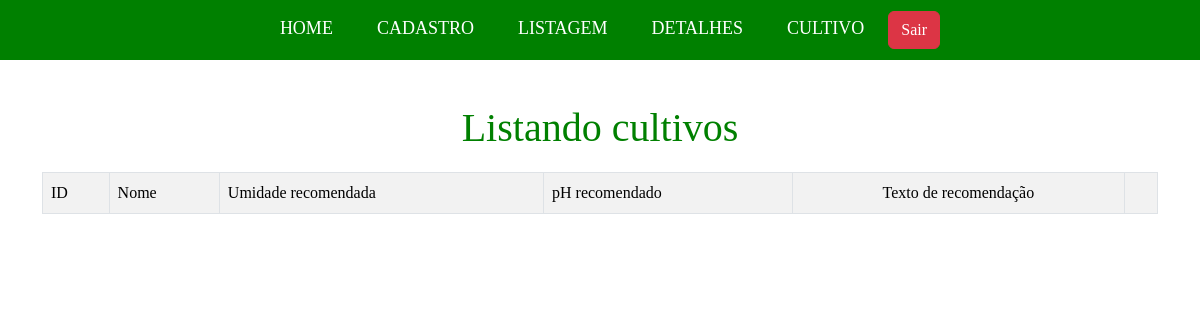
/listagem_cultivos/ (signed in), run on an earlier commit of the app's database.
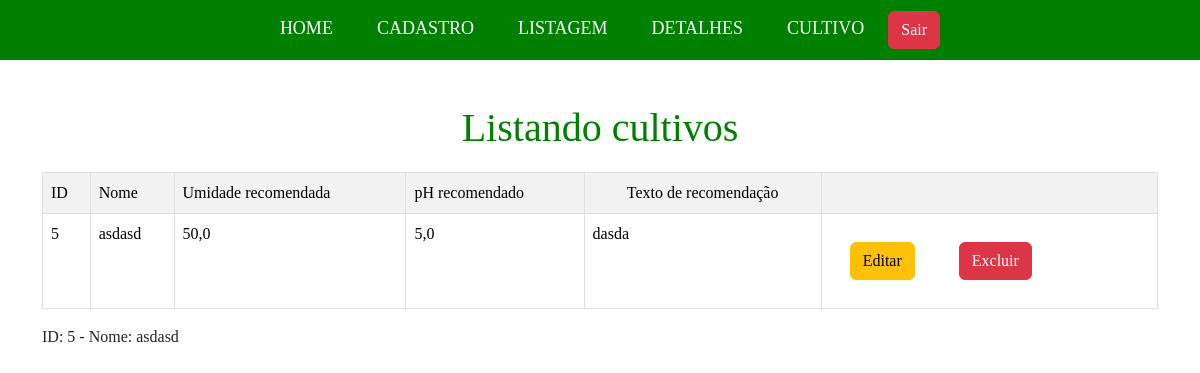
And on a later commit of the database.
### app_fazenda/models.py (models this page shows, shortened)
class Cultivo(models.Model):
    id = models.AutoField(primary_key=True)
    nome = models.CharField(max_length=255)
    umidade_recomendado = models.FloatField()
    ph_recomendado = models.FloatField()
    texto_recomendacao = models.TextField(max_length=1200, null=True)
    usuario = models.ForeignKey(get_user_model(), on_delete=models.CASCADE)

### app_fazenda/views.py (the view)
# urls.py: path('listagem_cultivos/', views.listar_cultivos, name='listar_cultivos'),
@login_required
def listar_cultivos(request):
    cultivos = Cultivo.objects.filter(usuario=request.user)  # Filtra pelos cultivos do usuário
    dados = {
        'dados': cultivos
    }
    return render(request, 'cultivo/listar_cultivos.html', dados)

### app_fazenda/templates/cultivo/listar_cultivos.html
{% extends 'base.html' %}
{% block content %}
<h1>Listando cultivos</h1>
<table class="table table-striped table-bordered">
    <tr>
        <td>ID</td>
        <td>Nome</td>
        <td>Umidade recomendada</td>
        <td>pH recomendado</td>
        <td style="text-align: center;">Texto de recomendação</td>
        <td></td>
    </tr>
    {% for dado in dados %}
    <tr>
        <td>{{ dado.pk }}</td>
        <td>{{ dado.nome }}</td>
        <td>{{ dado.umidade_recomendado }}</td>
        <td>{{dado.ph_recomendado }}</td>
        <td>{{ dado.texto_recomendacao }}</td>
        <td>
            <a href="{% url 'editar_cultivo' dado.pk %}" class="btn btn-warning">Editar</a>
            <a href="{% url 'excluir_cultivo' dado.pk %}" class="btn btn-danger">Excluir</a>
        </td>
    </tr>
    {% endfor %}
</table>
{% for cultivo in dados %}
    <p>ID: {{ cultivo.pk }} - Nome: {{ cultivo.nome }}</p>
{% endfor %}
{% endblock %}

What changed in the data, as far as the page shows it:
added Cultivo: pk "5", nome "asdasd", umidade_recomendado "50,0", ph_recomendado "5,0", texto_recomendacao "dasda"
